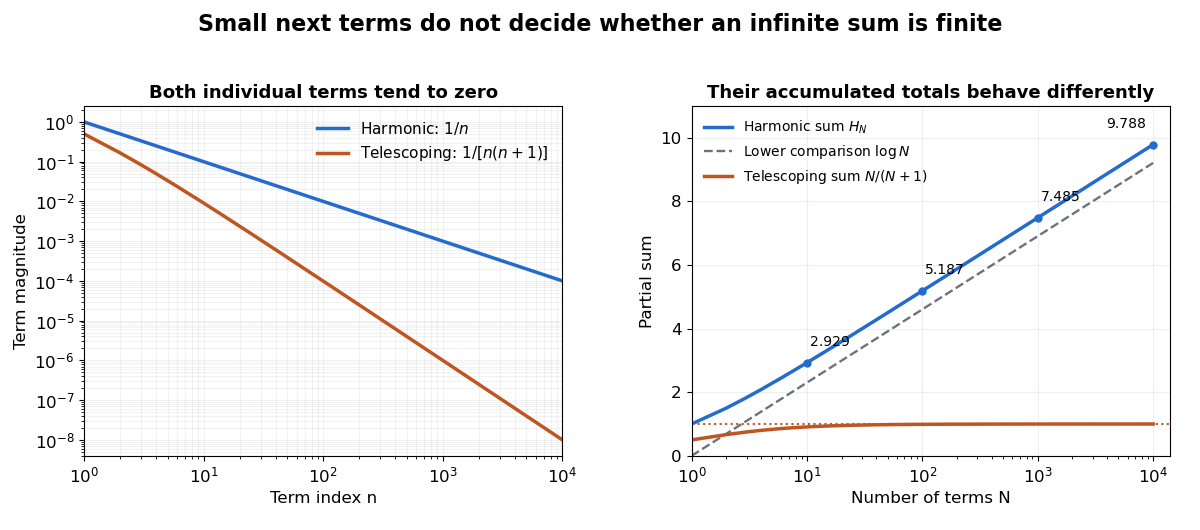

This figure's Python source:
"""Compare vanishing terms and divergent/convergent partial sums; PNG to CWD."""

from pathlib import Path
from math import fsum

import matplotlib.pyplot as plt
import numpy as np


def main():
    plt.rcParams.update({"font.size": 12, "figure.facecolor": "white"})
    n = np.arange(1, 10001, dtype=float)
    harmonic_terms = 1 / n
    telescoping_terms = 1 / (n * (n + 1))
    harmonic_sums = np.cumsum(harmonic_terms)
    telescoping_sums = n / (n + 1)
    for count in [10, 100, 1000, 10000]:
        assert abs(harmonic_sums[count - 1] - fsum(1 / k for k in range(1, count + 1))) < 5e-13
    fig, (left, right) = plt.subplots(1, 2, figsize=(12, 5.3), dpi=100)
    left.loglog(n, harmonic_terms, color="#246bce", linewidth=2.5,
                label=r"Harmonic: $1/n$")
    left.loglog(n, telescoping_terms, color="#bf5520", linewidth=2.5,
                label=r"Telescoping: $1/[n(n+1)]$")
    left.set(xlabel="Term index n", ylabel="Term magnitude", xlim=(1, 10000))
    left.set_title("Both individual terms tend to zero", fontsize=13, weight="bold")
    left.grid(which="both", alpha=0.16)
    left.legend(frameon=False, fontsize=11)
    right.semilogx(n, harmonic_sums, color="#246bce", linewidth=2.5,
                   label=r"Harmonic sum $H_N$")
    right.semilogx(n, np.log(n), color="#69747d", linestyle="--", linewidth=1.7,
                   label=r"Lower comparison $\log N$")
    right.semilogx(n, telescoping_sums, color="#bf5520", linewidth=2.5,
                   label=r"Telescoping sum $N/(N+1)$")
    right.axhline(1, color="#bf5520", linestyle=":", linewidth=1.5)
    for count in [10, 100, 1000, 10000]:
        value = harmonic_sums[count - 1]
        right.scatter([count], [value], color="#246bce", s=25, zorder=5)
        right.annotate(f"{value:.3f}", (count, value),
                       xytext=(-5, 12) if count == 10000 else (2, 12),
                       textcoords="offset points",
                       ha="right" if count == 10000 else "left", fontsize=10)
    right.set(xlabel="Number of terms N", ylabel="Partial sum",
              xlim=(1, 14000), ylim=(0, 11))
    right.set_title("Their accumulated totals behave differently",
                    fontsize=13, weight="bold")
    right.grid(alpha=0.2)
    right.legend(loc="upper left", frameon=False, fontsize=10)
    fig.suptitle("Small next terms do not decide whether an infinite sum is finite",
                 fontsize=16, weight="bold", y=0.975)
    fig.subplots_adjust(left=0.07, right=0.975, bottom=0.14, top=0.80, wspace=0.27)
    fig.savefig(Path.cwd() / Path(__file__).with_suffix(".png").name,
                facecolor="white", transparent=False)
    plt.close(fig)


if __name__ == "__main__":
    main()
